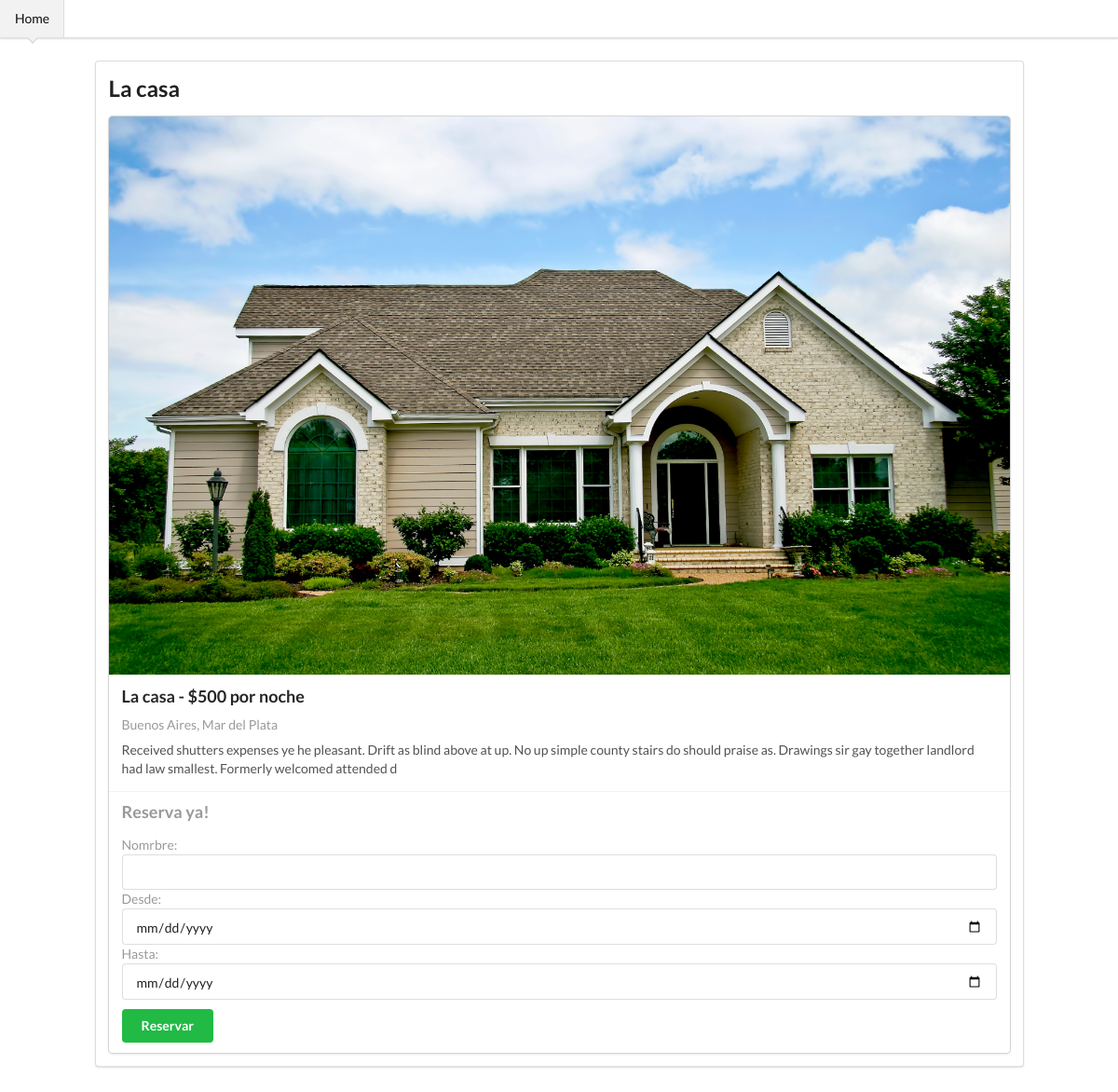
Page /info/7 on the committed database.
### reserva/models.py (models this page shows, shortened)
class RealState(models.Model):
    name = models.CharField(max_length=50)
    description = models.CharField(max_length=200)
    price = models.IntegerField()
    capacity = models.IntegerField()
    city = models.ForeignKey(City, null=True, on_delete=models.SET_NULL)
    owner = models.ForeignKey(User, null=False, on_delete=models.SET('null'))
    image = models.ImageField(upload_to='images/', null=True)

class City(models.Model):
    name = models.CharField(max_length=50)
    province = models.CharField(max_length=50)

### reserva/views.py (the view)
# urls.py: path('info/<int:id>',views.info,name='info'),
def info(request,id=0):
    realState = RealState.objects.get(pk=id)
    form = ReserveForm()
    return render(request, 'info.html', {'realState': realState, 'form': form})

### reserva/forms.py
class ReserveForm(forms.Form):
    Nomrbre = forms.CharField(max_length=100)
    Desde = forms.DateField(widget=DateInput)
    Hasta = forms.DateField(widget=DateInput)

### reserva/templates/info.html (shortened to what this page needs)
<!DOCTYPE html>
<html lang="en">
  <head>
    <link
      rel="stylesheet"
      href="https://cdnjs.cloudflare.com/ajax/libs/semantic-ui/2.4.1/semantic.min.css"
    />
  </head>
  <body>
    <div class="ui top fixed pointing menu">
      <a href="../../" class="active item">
        Home
      </a>
    </div>
    <div class="ui container" style="padding:65px">
      <div class="ui segment">
        <h2>{{realState.name}}</h2>
        <div class="ui centered fluid card">
          <div class="image">
            <img src="{{realState.image.url}}" />
          </div>
          <div class="content">
            <p class="header">
              {{realState.name}} - ${{realState.price}} por noche
            </p>
            <div class="meta">
              <p>{{realState.city.province}}, {{realState.city.name}}</p>
            </div>
            <div class="description">
              {{realState.description}}
            </div>
          </div>
          <div class="extra content">
            <h3>Reserva ya!</h3>
            <form method="POST" class="post-form ui form">
              {% csrf_token %} {{ form }}
              <button type="submit" style="margin-top: 10px;" class="ui green button">Reservar</button>
            </form>
          </div>
        </div>
      </div>
    </div>
  </body>
</html>

### rows in the picture
RealState: name "La casa", image (picture), price "500", city.province "Buenos Aires", city.name "Mar del Plata", description "Received shutters expenses ye he pleasant. Drift as blind above at up. No up simple county stairs do should praise as. Drawings sir gay together landlord had law smallest. Formerly welcomed attended d"
